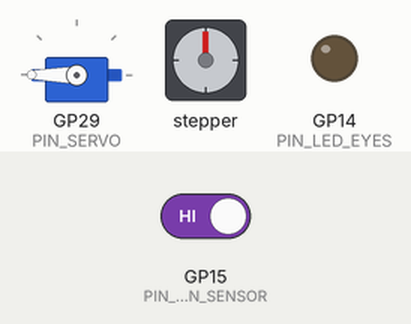
Recording of a sketch running on a simulated Raspberry Pi Pico. On the bench: servo, stepper motor, output pins drawn as LEDs (lit = HIGH). The test bench sets the inputs (shaded band); at power-on: GP15 (PIN_MOTION_SENSOR) HIGH. Random numbers use the default seed unless the sketch sets one; the audio player accepts every command and is not drawn; stepper angles assume 4096 steps per turn; what the sketch prints to the serial monitor is not drawn.

Above: at 10.7 s.
10.8 s: GP15 (PIN_MOTION_SENSOR) driven LOW
At 16.1 s:
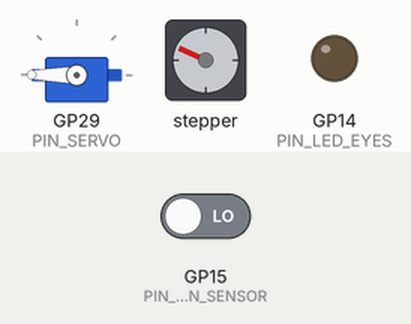
32.8 s: GP15 (PIN_MOTION_SENSOR) driven HIGH
At 38.1 s:
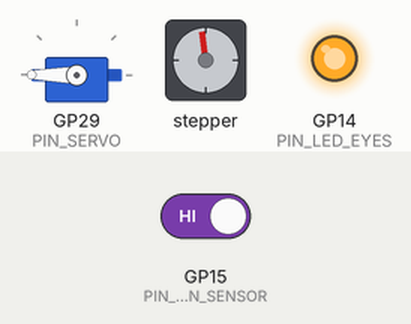
43.7 s: GP15 (PIN_MOTION_SENSOR) driven HIGH
At 54.7 s:
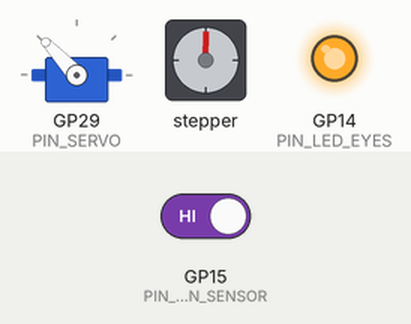
55.2 s: GP15 (PIN_MOTION_SENSOR) driven LOW
Timing chart, 0 to 85.5 s (numbered marks = the images above; inputs shaded):
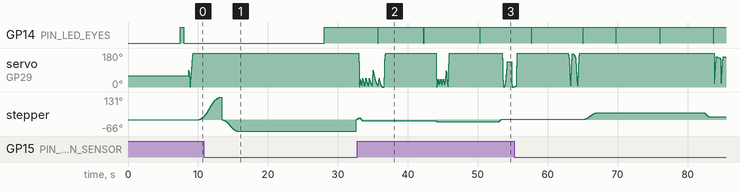

The sketch:

animatronic-crow.ino
```cpp
/*
 * Animatronic Crow Controller
 * ---------------------------
 *
 * Features:
 * - Dual-core: Core1 monitors motion sensor, Core0 runs animations
 * - Scolding, idle movements, random squawks
 * - Synchronized beak animations with audio files
 * - Non-blocking control
 * - Random eye blinking
 * - Test mode for sensor debugging
 * - LD1020 mode enables animation cooldown to prevent self-triggering
 * - BUTTON mode for "Try Me" functionality
 *
 * >> "User Configuration" is located in settings.h <<
 *
 */
#include <Arduino.h>
#include <Servo.h>
#include <DFRobotDFPlayerMini.h>
#include <AccelStepper.h>

// SENSOR MODE CODES - Do not modify these values
#define SENSOR_MODE_PIR 0
#define SENSOR_MODE_LD1020 1
#define SENSOR_MODE_NONE 2
#define SENSOR_MODE_BUTTON 3  // connect button to PIN_MOTION_SENSOR/GND

#include "settings.h"
#include "animations.h"
#include "crow-utils.h"

// ============================================================================
// GLOBAL OBJECTS
// ============================================================================
AccelStepper stepper(AccelStepper::HALF4WIRE, PIN_STEPPER_1, PIN_STEPPER_3, PIN_STEPPER_2, PIN_STEPPER_4);
Servo beakServo;
DFRobotDFPlayerMini dfPlayer;

#if SHOW_NEOPIXEL_STATUS
#include <Adafruit_NeoPixel.h>
Adafruit_NeoPixel statusLED(1, PIN_NEOPIXEL, NEO_GRB + NEO_KHZ800);
#endif

// Neck position definitions
const int NECK_CENTER = 0;
const int NECK_SIDE = NECK_RANGE / 2;

// ============================================================================
// STATE TRACKING
// ============================================================================
enum CrowMode {
  MODE_IDLE,
  MODE_IDLE_MOVE,
  MODE_SCOLDING,
  MODE_SQUAWKING,
  MODE_RESETTING
};

volatile bool sensorCurrentlyHigh = false;
volatile bool buttonDefaultState = HIGH;
volatile bool buttonTriggered = false;
bool buttonSequenceActive = false;
unsigned long buttonWaitMs = 0;
unsigned long lastButtonStepTime = 0;
uint8_t buttonStep = 0;

CrowMode currentMode = MODE_IDLE;
unsigned long lastIdleMoveTime = 0;
unsigned long nextIdleMoveTime = 0;
unsigned long lastIdleSquawkTime = 0;
unsigned long nextIdleSquawkTime = 0;
unsigned long lastBlinkTime = 0;
unsigned long nextBlinkTime = 0;
unsigned long lastAudioTime = 0;
unsigned long movementStart = 0;
unsigned long movementEnd = 0;

// ============================================================================
// SETUP - CORE 0
// ============================================================================
void setup() {
  Serial.begin(115200);
  delay(7500);

  Serial.println(F("\n========================================"));
  Serial.println(F("Crow Animation Controller"));
  if (TEST_MODE) {
    Serial.println(F("*** TEST MODE ACTIVE ***"));
    Serial.println(F("Eyes mirror sensor: ON=HIGH, OFF=LOW"));
  }
  if (SENSOR_MODE == SENSOR_MODE_LD1020) {
    Serial.println(F("*** LD1020 RADAR MODE ***"));
    Serial.print(F("Animation cooldown: "));
    Serial.print(LD1020_ANIMATION_COOLDOWN_MS);
    Serial.println(F("ms"));
  } else if (SENSOR_MODE == SENSOR_MODE_PIR) {
    Serial.println(F("*** PIR SENSOR MODE ***"));
  } else if (SENSOR_MODE == SENSOR_MODE_BUTTON) {
    Serial.println(F("*** BUTTON MODE ***"));
  } else {
    Serial.println(F("*** NO SENSOR CONFIGURED ***"));
  }
  Serial.println(F("========================================\n"));

  initializeNeopixel();
  showPixel(0, 50, 0); // NeoPixel: green

  randomSeed(analogRead(A0));

  initializeEyes();
  initializeBeak();
  initializeNeck();
  initializeDFPlayer();

  resetIdleTimers();

  // Start up sensor and Core1 for monitoring if available
  if (SENSOR_MODE != SENSOR_MODE_NONE) {
    initializeMotionSensor();
    rp2040.resumeOtherCore();
  } else {
    rp2040.idleOtherCore();
  }

  showPixel(0, 0, 0); // NeoPixel: off
  Serial.println(F("✓ Initialization complete. Crow is alive!"));
}

// ============================================================================
// SETUP - CORE 1 (Sensor Monitoring)
// ============================================================================
void setup1() {
  // Core1 setup - sensor monitoring
}

// ============================================================================
// LOOP - CORE 1 (Sensor Monitoring Thread)
// ============================================================================
void loop1() {
  if (SENSOR_MODE == SENSOR_MODE_NONE) {
    delay(1000);  // Just sleep forever
    return;
  }

  const unsigned long DEBOUNCE_MS = 50;
  if (SENSOR_MODE == SENSOR_MODE_BUTTON) {
    // Button mode: Detect state changes (debounced)
    static bool lastState = buttonDefaultState;
    static unsigned long lastChangeTime = 0;

    bool currentState = digitalRead(PIN_MOTION_SENSOR);

    // Detect change from default state (button pressed)
    if (currentState != buttonDefaultState && currentState != lastState) {
      if (millis() - lastChangeTime > DEBOUNCE_MS) {
        if (!buttonSequenceActive) {
          buttonTriggered = true;
        }
        lastChangeTime = millis();
      }
    }

    lastState = currentState;
    delay(DEBOUNCE_MS);

  } else {
    // PIR or LD1020 mode: Monitor for HIGH state
    sensorCurrentlyHigh = digitalRead(PIN_MOTION_SENSOR);
    delay(DEBOUNCE_MS);
  }
}

// ============================================================================
// MAIN LOOP - CORE 0
// ============================================================================
void loop() {
  unsigned long now = millis();

  // Always run stepper
  stepper.run();

  // Animate Beak
  updateBeak();

  // BUTTON MODE: Handle button sequence
  if (SENSOR_MODE == SENSOR_MODE_BUTTON) {
    // Handle blinking in test mode or during sequence
    if (TEST_MODE) {
      digitalWrite(PIN_LED_EYES, buttonTriggered ? HIGH : LOW);
    } else if (buttonSequenceActive) {
      handleBlinking(now);
    }

    // Check for button trigger
    if (buttonTriggered && !buttonSequenceActive) {
      lastButtonStepTime = millis();
      buttonStep = 0;
    }
    executeButtonSequence(now);
    return;  // Skip all other mode logic
  }

  // Handle eye behavior based on mode
  if (TEST_MODE) {  // Test mode: eyes mirror sensor state
    digitalWrite(PIN_LED_EYES, sensorCurrentlyHigh ? HIGH : LOW);
  } else {  // Normal mode: random blinking
    handleBlinking(now);
  }

  // LD1020 Mode: Check if cooldown period has elapsed
  bool ld1020Clear = true;
  if (SENSOR_MODE == SENSOR_MODE_LD1020) {
    long moveTime = max(movementEnd, movementStart);
    ld1020Clear = (now - moveTime >= LD1020_ANIMATION_COOLDOWN_MS);
    if (!ld1020Clear) return;  // Skip other behaviors during cooldown
  }

  // Prevent rapidly-repeating squawks and scolds
  bool squawkEnabled = (now - lastAudioTime >= SCOLD_SQUAWK_BLOCK_MS);

  // Scold when triggered and available
  if (currentMode != MODE_SCOLDING && sensorCurrentlyHigh && !animating && squawkEnabled && ld1020Clear) {
    Serial.println(F("[Scold]  Motion detected! Scolding..."));
    // Interrupt idle neck movement if in progress
    if (currentMode == MODE_IDLE && stepper.distanceToGo() != 0) {
      Serial.println(F("[Break]  Stopping idle movement for scold"));
      stepper.stop();
    }
    startScoldSequence();
    return;  // Skip other behaviors this loop
  }

  // Handle current mode
  switch (currentMode) {
    case MODE_IDLE:
      handleIdleMode(now, squawkEnabled, ld1020Clear);
      break;

    case MODE_IDLE_MOVE:
      if (stepper.distanceToGo() == 0) {
        currentMode = MODE_IDLE;
        movementEnd = millis();
      }
      break;

    case MODE_SCOLDING:
      // Wait for animation to complete
      if (!animating && stepper.distanceToGo() == 0) {
        if (SENSOR_MODE == SENSOR_MODE_LD1020) {
          Serial.print(F("[LD1020] Scold complete, entering "));
          Serial.print(LD1020_ANIMATION_COOLDOWN_MS);
          Serial.println(F("ms cooldown"));
        } else {
          Serial.println(F("[Scold]  Complete. Returning to idle"));
        }
        currentMode = MODE_IDLE;
        resetIdleMoveTime();
        addBlockToSquawkTime();
        lastAudioTime = millis();
        movementEnd = millis();
      }
      break;

    case MODE_SQUAWKING:
      // Wait for animation to complete
      if (!animating && stepper.distanceToGo() == 0) {
        currentMode = MODE_IDLE;
        Serial.println(F("[Squawk] Complete. Returning to idle"));
        lastAudioTime = millis();
        movementEnd = millis();
      }
      break;

    case MODE_RESETTING:
      // Wait for neck to center
      if (stepper.distanceToGo() == 0) {
        currentMode = MODE_IDLE;
      }
      break;
  }
}

// ============================================================================
// INITIALIZATION FUNCTIONS
// ============================================================================

void initializeEyes() {
  pinMode(PIN_LED_EYES, OUTPUT);
  digitalWrite(PIN_LED_EYES, HIGH);
  Serial.println(F("[Init]   Eyes online"));
  delay(500);

  if (!TEST_MODE) {
    digitalWrite(PIN_LED_EYES, LOW);
    delay(500);
  }
}

void initializeBeak() {
  showPixel(25, 25, 25); // NeoPixel: white
  int mid = (SERVO_PWM_OPEN + SERVO_PWM_CLOSED) / 2;
  beakServo.writeMicroseconds(mid);  // start center
  beakServo.attach(PIN_SERVO, SERVO_PWM_OPEN, SERVO_PWM_CLOSED);
  delay(200);
  for (int p = mid; p > SERVO_PWM_OPEN; p--) {  // move open
    beakServo.writeMicroseconds(p);
    delay(2);
  }
  for (int p = SERVO_PWM_OPEN; p < SERVO_PWM_CLOSED; p++) {  // move closed
    beakServo.writeMicroseconds(p);
    delay(2);
  }
  beakServo.writeMicroseconds(SERVO_PWM_CLOSED);
  delay(200);
  beakServo.detach();
  Serial.println(F("[Init]   Beak servo online"));
  delay(500);
}

void initializeNeck() {
  showPixel(0, 50, 25); // NeoPixel: teal
  setNeckSpeedSlow();

  // Center the neck through a calibration sequence
  Serial.println(F("[Init]   Centering neck..."));
  stepper.setCurrentPosition(0);
  stepper.moveTo(NECK_RANGE + 100);
  while (stepper.distanceToGo() != 0) {
    stepper.run();
  }
  stepper.setCurrentPosition(0);
  stepper.moveTo(-(NECK_RANGE / 2 + 50));
  while (stepper.distanceToGo() != 0) {
    stepper.run();
  }
  stepper.setCurrentPosition(0);
  Serial.println(F("[Init]   Neck centered and online"));

  setNeckSpeedFast();
  delay(500);
}

void initializeDFPlayer() {
  showPixel(50, 25, 0); // NeoPixel: orange
  Serial1.setTX(PIN_DFPLAYER_TX);
  Serial1.setRX(PIN_DFPLAYER_RX);
  Serial1.begin(9600);
  delay(1000);

  if (!dfPlayer.begin(Serial1, true, true)) {
    Serial.println(F("[Init]   ✗ DFPlayer Mini failed!"));
    showPixel(50, 0, 0); // NeoPixel: red
    delay(2000);
  } else {
    Serial.println(F("[Init]   DFPlayer Mini online"));
    showPixel(50, 0, 50); // NeoPixel: purple

    delay(2000);
    dfPlayer.volume(DFPLAYER_VOLUME);
    delay(200);
    dfPlayer.play(11);
  }
  delay(2500);
}

void initializeMotionSensor() {
  if (SENSOR_MODE == SENSOR_MODE_BUTTON) {
    // Button mode: Use INPUT_PULLUP and detect default state
    pinMode(PIN_MOTION_SENSOR, INPUT_PULLUP);
    delay(100);  // Let pin stabilize

    buttonDefaultState = digitalRead(PIN_MOTION_SENSOR);
    showPixel(0, 0, 50); // NeoPixel: blue

    Serial.println(F("[Init]   Button sensor online (INPUT_PULLUP)"));
    Serial.print(F("[Init]   Button default state: "));
    Serial.println(buttonDefaultState == HIGH ? "HIGH (NO)" : "LOW (NC)");
    Serial.println(F("[Init]   Waiting for button press test..."));

    unsigned long startTime = millis();
    bool detected = false;

    while (millis() - startTime < 5000) {
      if (digitalRead(PIN_MOTION_SENSOR) != buttonDefaultState) {
        Serial.println(F("[Init]   ✓ Button press detected!"));
        detected = true;
        // Wait for release
        while (digitalRead(PIN_MOTION_SENSOR) != buttonDefaultState) {
          delay(50);
        }
        break;
      }
      delay(100);
    }

    if (!detected) {
      Serial.println(F("[Init]   No button press detected (this is OK)"));
    }

  } else {
    // PIR or LD1020 mode: Standard INPUT
    pinMode(PIN_MOTION_SENSOR, INPUT);
    showPixel(0, 0, 50); // NeoPixel: blue

    Serial.println(F("[Init]   Motion sensor online"));
    Serial.println(F("[Init]   Waiting for motion test..."));

    unsigned long startTime = millis();
    bool detected = false;

    while (millis() - startTime < 5000) {
      if (digitalRead(PIN_MOTION_SENSOR) == HIGH) {
        Serial.println(F("[Init]   ✓ Motion detected!"));
        detected = true;
        break;
      }
      delay(100);
    }

    if (!detected) {
      Serial.println(F("[Init]   No motion detected (this is OK)"));
    }
  }

  delay(500);
}

void initializeNeopixel() {
  // Initialize status LED (conditional)
#if SHOW_NEOPIXEL_STATUS
  pinMode(PIN_NEOPIXEL_POWER, OUTPUT);
  digitalWrite(PIN_NEOPIXEL_POWER, HIGH);
  statusLED.begin();
  statusLED.setBrightness(50);
#endif
}

// ============================================================================
// MODE HANDLERS
// ============================================================================

void executeButtonSequence(unsigned long now) {
  if (buttonTriggered) {
    if (!buttonSequenceActive) {
      buttonSequenceActive = true;
      Serial.println(F("[Button] ===== STARTING BUTTON SEQUENCE ====="));
    }

    // Check if we need to wait before advancing
    if (now - lastButtonStepTime < buttonWaitMs) return;

    switch (buttonStep) {
      case 0:
        Serial.println(F("[Button] Eyes ON"));
        digitalWrite(PIN_LED_EYES, HIGH);
        nextBlinkTime = now + random(BLINK_MIN_INTERVAL_MS, BLINK_MAX_INTERVAL_MS);
        buttonWaitMs = 800;
        lastButtonStepTime = now;
        buttonStep++;
        break;
      case 1:
        Serial.println(F("[Button] Scolding"));
        startScoldSequence();
        buttonStep++;
        break;
      case 2:
        if (!animating && stepper.distanceToGo() == 0) {
          buttonWaitMs = random(1000, 3000);
          lastButtonStepTime = now;
          buttonStep++;
        }
        break;
      case 3:
        Serial.println(F("[Button] Movement"));
        startIdleMove(now);
        buttonStep++;
        break;
      case 4:
        if (stepper.distanceToGo() == 0) {
          buttonWaitMs = random(1200, 2400);
          lastButtonStepTime = now;
          buttonStep++;
        }
        break;
      case 5:
        Serial.println(F("[Button] Squawk"));
        animateAudio(random(8, 15));
        buttonStep++;
        break;
      case 6:
        if (!animating && stepper.distanceToGo() == 0) {
          buttonWaitMs = random(1000, 3000);
          lastButtonStepTime = now;
          buttonStep++;
        }
        break;
      case 7:
        Serial.println(F("[Button] Centering Neck"));
        setNeckSpeedSlow();
        stepper.moveTo(NECK_CENTER);
        buttonStep++;
      case 8:
        if (stepper.distanceToGo() == 0) {
          Serial.println(F("[Button] Eyes OFF"));
          digitalWrite(PIN_LED_EYES, LOW);
          Serial.println(F("[Button] ===== SEQUENCE COMPLETE ====="));
          buttonSequenceActive = false;
          buttonTriggered = false;
        }
        break;
    }
  }
}

void handleIdleMode(unsigned long now, bool squawkEnabled, bool ld1020Clear) {

  // Random neck movements
  if (ld1020Clear && now >= nextIdleMoveTime && stepper.distanceToGo() == 0 && !animating) {

    // Randomly scold if there is no sensor
    if (SENSOR_MODE == SENSOR_MODE_NONE) {
      if (squawkEnabled && random(0, 4) == 0) {
        Serial.println(F("[Scold]  Idle scold! Scolding..."));
        startScoldSequence();
        resetIdleMoveTime();
        return;
      }
    }
    // Trigger idle movement and (re)set volume
    dfPlayer.volume(DFPLAYER_VOLUME);
    startIdleMove(now);
  }

  // Random idle squawks
  if (ld1020Clear && squawkEnabled && now >= nextIdleSquawkTime && !animating) {
    startIdleSquawk();
    resetIdleSquawkTime();
  }
}

void startScoldSequence() {
  currentMode = MODE_SCOLDING;
  movementStart = millis();
  lastAudioTime = millis();

  // Move neck to +/- 20% position
  setNeckSpeedFast();
  int rangePercent = random(0, NECK_RANGE_SCOLD_PERCENT + 1);
  int direction = random(0, 2) == 0 ? 1 : -1;
  int scoldPos = (NECK_SIDE * rangePercent / 100) * direction;
  stepper.moveTo(scoldPos);

  Serial.print(F("[Scold]  Turning head to "));
  Serial.println(scoldPos);
  // Choose random scold sound (tracks 1-7)
  animateAudio(random(1, 8));
}

void startIdleSquawk() {
  Serial.println(F("[Squawk] Random squawk..."));
  currentMode = MODE_SQUAWKING;
  movementStart = millis();
  lastAudioTime = millis();
  // Choose random squawk sound (tracks 8-14)
  animateAudio(random(8, 15));
}

void startIdleMove(unsigned long now) {
  // Randomly choose slow or fast movement
  if (random(0, 2) == 0) setNeckSpeedFast();
  else setNeckSpeedSlow();

  // Generate random position: 30-100% of range in either direction
  int rangePercent = random(IDLE_NECK_MIN_PERCENT, IDLE_NECK_MAX_PERCENT + 1);
  int direction = random(0, 2) == 0 ? 1 : -1;  // Left or right
  int targetPos = (NECK_SIDE * rangePercent / 100) * direction;

  stepper.moveTo(targetPos);

  Serial.print(F("[Idle]   Moving neck to "));
  Serial.print(targetPos);
  Serial.print(F(" ("));
  Serial.print(rangePercent);
  Serial.println(F("% range)"));
  currentMode = MODE_IDLE_MOVE;
  movementStart = now;

  resetIdleMoveTime();
}

void resetIdleTimers() {
  resetIdleMoveTime();
  resetIdleSquawkTime();
}

void resetIdleMoveTime() {
  nextIdleMoveTime = millis() + random(IDLE_MOVE_MIN_MS, IDLE_MOVE_MAX_MS);
}

void resetIdleSquawkTime() {
  nextIdleSquawkTime = millis() + random(IDLE_SQUAWK_MIN_MS, IDLE_SQUAWK_MAX_MS);
}

void addBlockToSquawkTime() {
  nextIdleSquawkTime = millis() + SCOLD_SQUAWK_BLOCK_MS;
}

// ============================================================================
// NECK CONTROL
// ============================================================================

void setNeckSpeedSlow() {
  stepper.setMaxSpeed(NECK_SPEED_SLOW_MAX);
  stepper.setAcceleration(NECK_SPEED_SLOW_ACCEL);
}

void setNeckSpeedFast() {
  stepper.setMaxSpeed(NECK_SPEED_FAST_MAX);
  stepper.setAcceleration(NECK_SPEED_FAST_ACCEL);
}

void resetNeckToCenter() {
  stepper.stop();
  setNeckSpeedFast();
  stepper.moveTo(NECK_CENTER);

  // Wait for completion
  while (stepper.distanceToGo() != 0) {
    stepper.run();
  }
}

// ============================================================================
// AUDIO CONTROL
// ============================================================================

void animateAudio(uint8_t trackNum) {
  uint8_t idx = trackNum - 1;

  if (idx < NUM_ANIMATIONS) {
    Serial.print(F("► Audio  Playing track "));
    Serial.print(trackNum);
    Serial.print(F(" at time "));
    Serial.println(millis() / 1000);

    dfPlayer.play(trackNum);

    // queue animation with delay to get DFPlayer started
    queuePendingAnimation(idx, millis() + AUDIO_SYNC_DELAY_MS);
  } else {
    Serial.println(F("✗ Audio  Track index out of bounds!"));
  }
}

// ============================================================================
// EYE BLINKING
// ============================================================================

void handleBlinking(unsigned long now) {
  static bool eyesOpen = true;
  static unsigned long blinkStartTime = 0;

  if (eyesOpen) {
    // Check if it's time to blink
    if (now >= nextBlinkTime) {
      digitalWrite(PIN_LED_EYES, LOW);
      eyesOpen = false;
      blinkStartTime = now;
    }
  } else {
    // Check if blink is complete
    if (now - blinkStartTime >= BLINK_DURATION_MS) {
      digitalWrite(PIN_LED_EYES, HIGH);
      eyesOpen = true;
      nextBlinkTime = now + random(BLINK_MIN_INTERVAL_MS, BLINK_MAX_INTERVAL_MS);
    }
  }
}

// ============================================================================
// NeoPixel (on-board LED) status
// ============================================================================
void showPixel(int r, int g, int b) {
#if SHOW_NEOPIXEL_STATUS
  statusLED.setPixelColor(0, statusLED.Color(r, g, b));
  statusLED.show();
#endif
}
```

Source omitted: animations.h (7100 bytes), crow-utils.h (852 bytes), settings.h (3738 bytes)
